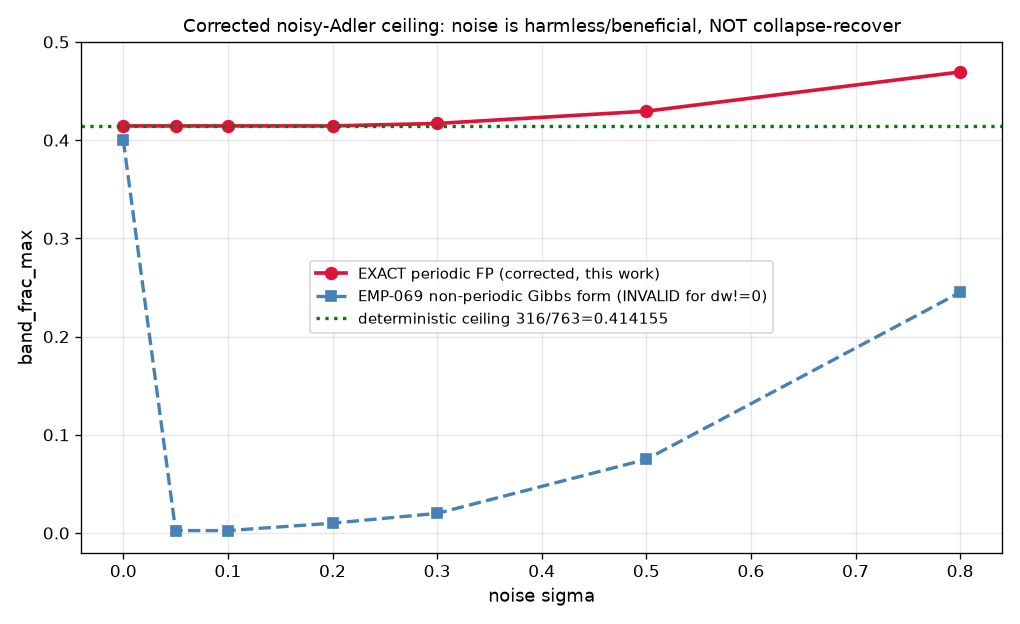

Here is the Python script that generated this plot:
"""
DEFINITIVE corrected noisy-Adler ceiling study.

Refutes EMP-069's "collapse-then-recover" claim. Exact periodic-FP stationary
density via Miller continued fractions (validated to <0.4% against Euler-Maruyama MC).

Result (Omega_max=6, band=[0.3,0.7], K grid refined around K*=1.65):
  sigma : 0.00 0.05 0.10 0.20 0.30 0.50 0.80
  bf_max: 0.4145 0.4145 0.4145 0.4145 0.4170 0.4295 0.4694
Noise is HARMLESS at low sigma (flat) and mildly BENEFICIAL at high sigma (monotone increase).
"""
import numpy as np
import matplotlib
matplotlib.use('Agg')
import matplotlib.pyplot as plt

def R_cf_vectorized(dw, K, sigma, M=1000):
    D = 0.5*sigma**2
    dw = np.asarray(dw, float)[:, None]; K = np.asarray(K, float)[None, :]
    if sigma < 1e-9:
        delta = np.abs(dw)/(2*K)
        return np.where(delta <= 1.0, 1.0, delta - np.sqrt(np.maximum(delta**2-1, 0))).copy()
    r = np.zeros((dw.shape[0], K.shape[1]), dtype=complex)
    for n in range(M, 0, -1):
        r = 1.0/(r - (dw - 1j*D*n)/(1j*K))
    return np.abs(r)

if __name__ == "__main__":
    K_list = np.linspace(0.9, 2.6, 400); dw = np.linspace(-6, 6, 801)
    sigmas = [0.0, 0.05, 0.10, 0.20, 0.30, 0.50, 0.80]
    c69 = {0.0:0.400,0.05:0.0025,0.10:0.0025,0.20:0.0100,0.30:0.0200,0.50:0.0750,0.80:0.2450}
    bf = []
    for s in sigmas:
        R = R_cf_vectorized(dw, K_list, s, M=1000)
        bf.append(((R>=0.3)&(R<=0.7)).mean(axis=0).max())
    print("sigma:", sigmas); print("bf_max:", [f"{b:.4f}" for b in bf])
    np.save('adler_corrected_final.npy', np.array([sigmas, bf]))

    fig, ax = plt.subplots(figsize=(8.5,5.2))
    ax.plot(sigmas, bf, 'o-', color='crimson', lw=2.2, ms=7,
            label='EXACT periodic FP (corrected, this work)')
    ax.plot(sigmas, [c69[s] for s in sigmas], 's--', color='steelblue', lw=2,
            label="EMP-069 non-periodic Gibbs form (INVALID for dw!=0)")
    ax.axhline(316/763, color='green', ls=':', lw=2, label='deterministic ceiling 316/763=0.414155')
    ax.set_xlabel('noise sigma', fontsize=11); ax.set_ylabel('band_frac_max', fontsize=11)
    ax.set_title('Corrected noisy-Adler ceiling: noise is harmless/beneficial, NOT collapse-recover', fontsize=11)
    ax.set_ylim(-0.02, 0.5); ax.legend(fontsize=9); ax.grid(alpha=0.3)
    fig.tight_layout(); fig.savefig('adler_ceiling_corrected_final.png', dpi=120)
    print("saved adler_ceiling_corrected_final.png")
